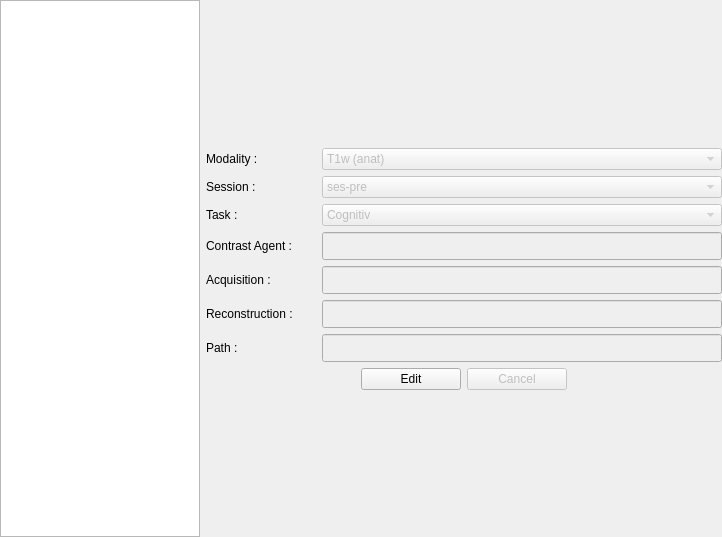
<?xml version="1.0" encoding="UTF-8"?>
<ui version="4.0">
 <class>FileEditor</class>
 <widget class="QWidget" name="FileEditor">
  <property name="geometry">
   <rect>
    <x>0</x>
    <y>0</y>
    <width>722</width>
    <height>537</height>
   </rect>
  </property>
  <property name="windowTitle">
   <string>Form</string>
  </property>
  <layout class="QGridLayout" name="gridLayout">
   <property name="leftMargin">
    <number>0</number>
   </property>
   <property name="topMargin">
    <number>0</number>
   </property>
   <property name="rightMargin">
    <number>0</number>
   </property>
   <property name="bottomMargin">
    <number>0</number>
   </property>
   <item row="2" column="1">
    <widget class="QLabel" name="ModalityLabel">
     <property name="text">
      <string>Modality :</string>
     </property>
    </widget>
   </item>
   <item row="7" column="1" colspan="2">
    <widget class="QLabel" name="ReconstructionLabel">
     <property name="minimumSize">
      <size>
       <width>110</width>
       <height>0</height>
      </size>
     </property>
     <property name="maximumSize">
      <size>
       <width>110</width>
       <height>16777215</height>
      </size>
     </property>
     <property name="text">
      <string>Reconstruction :</string>
     </property>
    </widget>
   </item>
   <item row="2" column="3">
    <widget class="QComboBox" name="ModalityComboBox">
     <property name="enabled">
      <bool>false</bool>
     </property>
     <item>
      <property name="text">
       <string>T1w (anat)</string>
      </property>
     </item>
     <item>
      <property name="text">
       <string>T2w (anat)</string>
      </property>
     </item>
     <item>
      <property name="text">
       <string>T1rho (anat)</string>
      </property>
     </item>
     <item>
      <property name="text">
       <string>T2* (anat)</string>
      </property>
     </item>
     <item>
      <property name="text">
       <string>FLAIR (anat)</string>
      </property>
     </item>
     <item>
      <property name="text">
       <string>CT (anat)</string>
      </property>
     </item>
     <item>
      <property name="text">
       <string>ieeg (ieeg)</string>
      </property>
     </item>
     <item>
      <property name="text">
       <string>photo (ieeg)</string>
      </property>
     </item>
    </widget>
   </item>
   <item row="8" column="3">
    <widget class="QLineEdit" name="PathLineEdit">
     <property name="enabled">
      <bool>false</bool>
     </property>
     <property name="minimumSize">
      <size>
       <width>210</width>
       <height>28</height>
      </size>
     </property>
     <property name="maximumSize">
      <size>
       <width>16777215</width>
       <height>28</height>
      </size>
     </property>
    </widget>
   </item>
   <item row="3" column="3">
    <widget class="QComboBox" name="SessionComboBox">
     <property name="enabled">
      <bool>false</bool>
     </property>
     <item>
      <property name="text">
       <string>ses-pre</string>
      </property>
     </item>
     <item>
      <property name="text">
       <string>ses-post</string>
      </property>
     </item>
    </widget>
   </item>
   <item row="10" column="3">
    <spacer name="verticalSpacer_4">
     <property name="orientation">
      <enum>Qt::Vertical</enum>
     </property>
     <property name="sizeHint" stdset="0">
      <size>
       <width>235</width>
       <height>98</height>
      </size>
     </property>
    </spacer>
   </item>
   <item row="7" column="3">
    <widget class="QLineEdit" name="ReconstructionLineEdit">
     <property name="enabled">
      <bool>false</bool>
     </property>
     <property name="minimumSize">
      <size>
       <width>210</width>
       <height>28</height>
      </size>
     </property>
     <property name="maximumSize">
      <size>
       <width>16777215</width>
       <height>28</height>
      </size>
     </property>
    </widget>
   </item>
   <item row="6" column="3">
    <widget class="QLineEdit" name="AcquisitionLineEdit">
     <property name="enabled">
      <bool>false</bool>
     </property>
     <property name="minimumSize">
      <size>
       <width>210</width>
       <height>28</height>
      </size>
     </property>
     <property name="maximumSize">
      <size>
       <width>16777215</width>
       <height>28</height>
      </size>
     </property>
    </widget>
   </item>
   <item row="1" column="2" colspan="2">
    <spacer name="verticalSpacer_3">
     <property name="orientation">
      <enum>Qt::Vertical</enum>
     </property>
     <property name="sizeHint" stdset="0">
      <size>
       <width>235</width>
       <height>97</height>
      </size>
     </property>
    </spacer>
   </item>
   <item row="6" column="1" colspan="2">
    <widget class="QLabel" name="AcquisitionLabel">
     <property name="minimumSize">
      <size>
       <width>110</width>
       <height>0</height>
      </size>
     </property>
     <property name="maximumSize">
      <size>
       <width>110</width>
       <height>16777215</height>
      </size>
     </property>
     <property name="text">
      <string>Acquisition :</string>
     </property>
    </widget>
   </item>
   <item row="3" column="1" colspan="2">
    <widget class="QLabel" name="SessionLabel">
     <property name="minimumSize">
      <size>
       <width>110</width>
       <height>0</height>
      </size>
     </property>
     <property name="maximumSize">
      <size>
       <width>110</width>
       <height>16777215</height>
      </size>
     </property>
     <property name="text">
      <string>Session :</string>
     </property>
    </widget>
   </item>
   <item row="5" column="3">
    <widget class="QLineEdit" name="ContrastAgentLineEdit">
     <property name="enabled">
      <bool>false</bool>
     </property>
     <property name="minimumSize">
      <size>
       <width>210</width>
       <height>28</height>
      </size>
     </property>
     <property name="maximumSize">
      <size>
       <width>16777215</width>
       <height>28</height>
      </size>
     </property>
    </widget>
   </item>
   <item row="4" column="1" colspan="2">
    <widget class="QLabel" name="TaskLabel">
     <property name="minimumSize">
      <size>
       <width>110</width>
       <height>0</height>
      </size>
     </property>
     <property name="maximumSize">
      <size>
       <width>110</width>
       <height>16777215</height>
      </size>
     </property>
     <property name="text">
      <string>Task :</string>
     </property>
    </widget>
   </item>
   <item row="8" column="1" colspan="2">
    <widget class="QLabel" name="FilePathLabel">
     <property name="minimumSize">
      <size>
       <width>110</width>
       <height>0</height>
      </size>
     </property>
     <property name="maximumSize">
      <size>
       <width>110</width>
       <height>16777215</height>
      </size>
     </property>
     <property name="text">
      <string>Path :</string>
     </property>
     <property name="wordWrap">
      <bool>true</bool>
     </property>
    </widget>
   </item>
   <item row="5" column="1" colspan="2">
    <widget class="QLabel" name="ContrastAgentLabel">
     <property name="minimumSize">
      <size>
       <width>110</width>
       <height>0</height>
      </size>
     </property>
     <property name="maximumSize">
      <size>
       <width>110</width>
       <height>16777215</height>
      </size>
     </property>
     <property name="text">
      <string>Contrast Agent :</string>
     </property>
    </widget>
   </item>
   <item row="4" column="3">
    <widget class="QComboBox" name="TaskComboBox">
     <property name="enabled">
      <bool>false</bool>
     </property>
     <item>
      <property name="text">
       <string>Cognitiv</string>
      </property>
     </item>
     <item>
      <property name="text">
       <string>Seizure</string>
      </property>
     </item>
     <item>
      <property name="text">
       <string>Interictal</string>
      </property>
     </item>
     <item>
      <property name="text">
       <string>Stimulation</string>
      </property>
     </item>
     <item>
      <property name="text">
       <string>Sleep</string>
      </property>
     </item>
     <item>
      <property name="text">
       <string>Other</string>
      </property>
     </item>
    </widget>
   </item>
   <item row="1" column="0" rowspan="10">
    <widget class="QListWidget" name="FileListWidget">
     <property name="minimumSize">
      <size>
       <width>200</width>
       <height>0</height>
      </size>
     </property>
     <property name="maximumSize">
      <size>
       <width>200</width>
       <height>16777215</height>
      </size>
     </property>
    </widget>
   </item>
   <item row="9" column="1" colspan="3">
    <layout class="QHBoxLayout" name="horizontalLayout_2">
     <item>
      <spacer name="horizontalSpacer_7">
       <property name="orientation">
        <enum>Qt::Horizontal</enum>
       </property>
       <property name="sizeHint" stdset="0">
        <size>
         <width>40</width>
         <height>20</height>
        </size>
       </property>
      </spacer>
     </item>
     <item>
      <widget class="QPushButton" name="EditPushButton">
       <property name="minimumSize">
        <size>
         <width>100</width>
         <height>0</height>
        </size>
       </property>
       <property name="maximumSize">
        <size>
         <width>100</width>
         <height>16777215</height>
        </size>
       </property>
       <property name="text">
        <string>Edit</string>
       </property>
      </widget>
     </item>
     <item>
      <widget class="QPushButton" name="CancelPushButton">
       <property name="enabled">
        <bool>false</bool>
       </property>
       <property name="minimumSize">
        <size>
         <width>100</width>
         <height>0</height>
        </size>
       </property>
       <property name="maximumSize">
        <size>
         <width>100</width>
         <height>16777215</height>
        </size>
       </property>
       <property name="text">
        <string>Cancel</string>
       </property>
      </widget>
     </item>
     <item>
      <spacer name="horizontalSpacer_8">
       <property name="orientation">
        <enum>Qt::Horizontal</enum>
       </property>
       <property name="sizeHint" stdset="0">
        <size>
         <width>40</width>
         <height>20</height>
        </size>
       </property>
      </spacer>
     </item>
    </layout>
   </item>
  </layout>
 </widget>
 <resources/>
 <connections/>
</ui>
